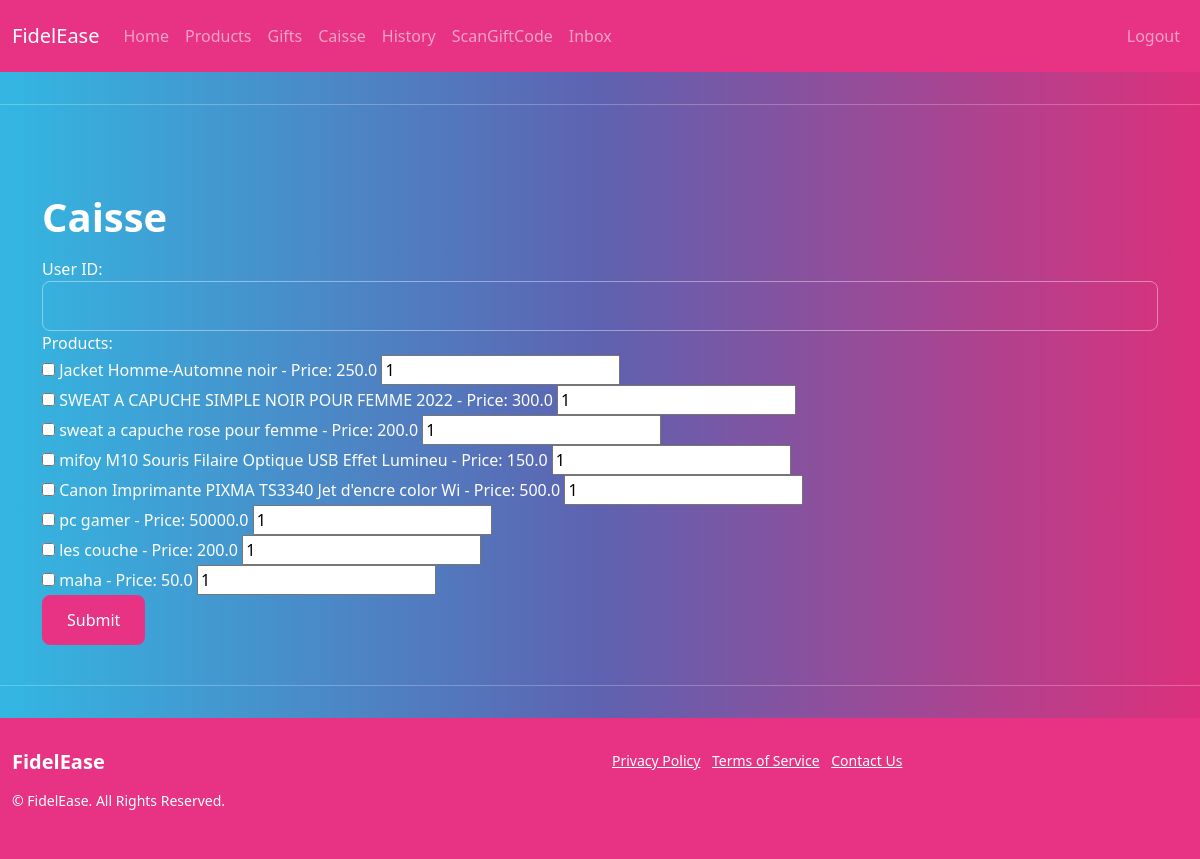
Screenshot of /caisseApp/caisse/ (signed in) with the database file from the repository.
### caisseApp/models.py (models this page shows)
class Product(models.Model):
    name = models.CharField(max_length=50)
    price = models.FloatField(max_length=50)
    description = models.TextField(max_length=200)
    category = models.ForeignKey("Category", on_delete=models.CASCADE)
    image=models.ImageField()

### caisseApp/views.py (the view, shortened to what this page needs)
# urls.py: path('caisse/', views.caisse,name='caisse'),
@login_required(login_url='login')
def caisse(request):
    products = Product.objects.all()  # Load all products to display in the form
    return render(request, 'caisse.html', {'products': products})

### caisseApp/templates/caisse.html (shortened to what this page needs)
{% extends 'base.html' %} {% block content %}
<div class="container mt-4">
	<h1>Caisse</h1>
	<form method="post">
		<div class="form-group">
			<label for="userId">User ID:</label>
			<input type="number" name="userId" id="userId" class="form-control" required />
		</div>
		<div class="form-group">
			<label>Products:</label>
			{% for product in products %}
			<div class="checkbox">
				<label>
					<input type="checkbox" name="products" value="{{ product.id }}" />
					{{ product.name }} - Price: {{ product.price }}
				</label>
				<input type="number" name="quantity_{{ product.id }}" min="1" value="1" />
			</div>
			{% endfor %}
		</div>
		<button type="submit" class="btn btn-primary">Submit</button>
	</form>
</div>
{% endblock %}

### caisseApp/templates/base.html (shortened to what this page needs)
<!DOCTYPE html>
<html lang="en">
	<head>
		<link rel="stylesheet" href="https://cdn.jsdelivr.net/npm/bootswatch@5.3.2/dist/quartz/bootstrap.min.css" />
	</head>
	<body>
		<nav class="navbar navbar-expand-lg bg-primary" data-bs-theme="dark">
			<div class="container-fluid">
				<a class="navbar-brand" href="{% url 'products' %}">FidelEase</a>
				<div class="collapse navbar-collapse" id="navbarColor01">
					<ul class="navbar-nav me-auto">
						<li class="nav-item active">
							<a class="nav-link" href="{% url 'products' %}">Home <span class="visually-hidden">(current)</span></a>
						</li>
						<li class="nav-item">
							<a class="nav-link" href="{% url 'products' %}">Products</a>
						</li>
						<li class="nav-item">
							<a class="nav-link" href="{% url 'gifts' %}">Gifts</a>
						</li>
						<li class="nav-item">
							<a class="nav-link" href="{% url 'caisse' %}">Caisse</a>
						</li>
						<li class="nav-item">
							<a class="nav-link" href="{% url 'history' %}">History</a>
						</li>
						<li class="nav-item">
							<a class="nav-link" href="{% url 'scanGiftCode' %}">ScanGiftCode</a>
						</li>
						<li class="nav-item">
							<a class="nav-link" href="{% url 'inbox' %}">Inbox</a>
						</li>
					</ul>
					{% if user.is_authenticated %}
					<ul class="navbar-nav">
						<li class="nav-item">
							<a class="nav-link" href="{% url 'logout' %}">Logout</a>
						</li>
					</ul>
					{% else %}
					<ul class="navbar-nav">
						<li class="nav-item">
							<a class="nav-link" href="{% url 'login' %}">Login</a>
						</li>
					</ul>
					{% endif %}
				</div>
			</div>
		</nav>
		<hr />
		<div class="p-1">{% block content %} {% endblock %}</div>
		<hr />
		<footer class="bg-primary text-white">
			<div class="container-fluid py-3">
				<div class="row">
					<div class="col-md-6">
						<h5>FidelEase</h5>
						<p class="small">© {{ now.year }} FidelEase. All Rights Reserved.</p>
					</div>
					<div class="col-md-6 text-md-right">
						<ul class="list-inline small">
							<li class="list-inline-item"><a href="" class="text-white">Privacy Policy</a></li>
							<li class="list-inline-item"><a href="" class="text-white">Terms of Service</a></li>
							<li class="list-inline-item"><a href="" class="text-white">Contact Us</a></li>
						</ul>
					</div>
				</div>
			</div>
		</footer>
	</body>
</html>

### rows the page displays
Product: name "Jacket Homme-Automne noir", price "250.0"
Product: name "SWEAT A CAPUCHE SIMPLE NOIR POUR FEMME 2022", price "300.0"
Product: name "sweat a capuche rose pour femme", price "200.0"
Product: name "mifoy M10 Souris Filaire Optique USB Effet Lumineu", price "150.0"
Product: name "Canon Imprimante PIXMA TS3340 Jet d'encre color Wi", price "500.0"
Product: name "pc gamer", price "50000.0"
Product: name "les couche", price "200.0"
Product: name "maha", price "50.0"
